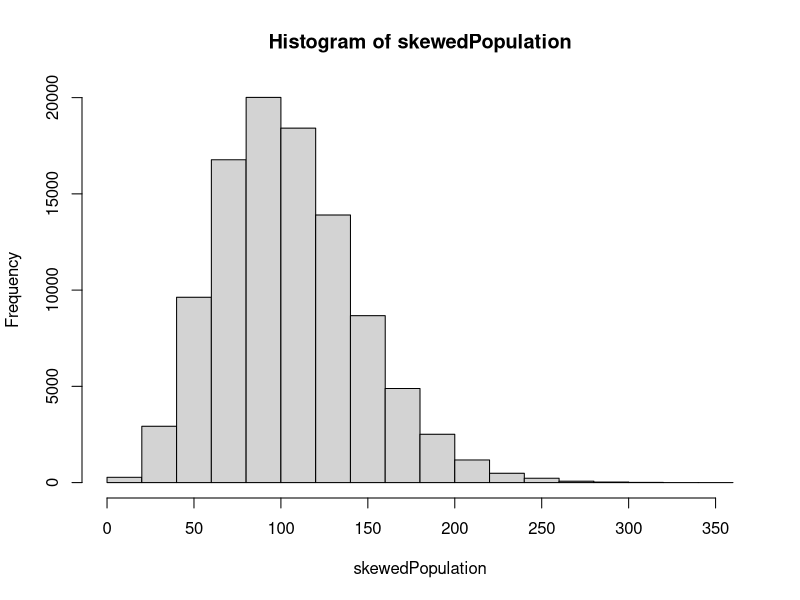

Source code (R):
## ---- chunk 1
knitr::opts_chunk$set(echo = FALSE, warning = FALSE, message = FALSE, comment = "")
## ---- chunk 2
population = rnorm(100000, mean = 10, sd = 2)

mean(population)

median(population)

replicate(10, mean(sample(population, 100, replace = FALSE)))

replicate(10, mean(sample(population, 1000, replace = FALSE)))

replicate(10, mean(sample(population, 10000, replace = FALSE)))

replicate(10, mean(sample(population, 50000, replace = FALSE)))

## ---- chunk 3
mean(population)

mean(replicate(10, mean(sample(population, 50000, replace = FALSE))))
## ---- chunk 4
skewedPopulation = population^2

hist(skewedPopulation)

mean(skewedPopulation)

median(skewedPopulation)
## ---- chunk 5
populationMean = mean(population)

sum((population - populationMean)^2) / length(population)
## ---- chunk 6
var(population)
## ---- chunk 7
sum((population - populationMean)^2) / (length(population) - 1)
## ---- chunk 8
sqrt(sum((population - populationMean)^2) / (length(population) - 1))

sd(population)
## ---- chunk 9
populationMean = mean(population)

largeSample = sample(population, 10000, replace = FALSE)

sampleMean = mean(largeSample)

sampleSD = sd(largeSample)

sampleN = length(largeSample)

error = qnorm(.975) * sampleSD / sqrt(sampleN)

lowerBound = sampleMean - error

upperBound = sampleMean + error

lowerBound

upperBound
## ---- chunk 10
rawScoresMSBA = rnorm(100, mean = 100, sd = 10)

rawScoresMSA = rnorm(100, mean = 100, sd = 25)

group = rep(c("MSBA", "MSA"), each = 100)

completeData = data.frame(scores = c(rawScoresMSBA, rawScoresMSA), 
                          group = group)

library(dplyr)

completeData %>% 
  group_by(group) %>% 
  summarize(mean(scores), sd(scores))
## ---- chunk 11
sampledData = completeData %>% 
  group_by(group) %>% 
  sample_frac(.75, replace = FALSE)
